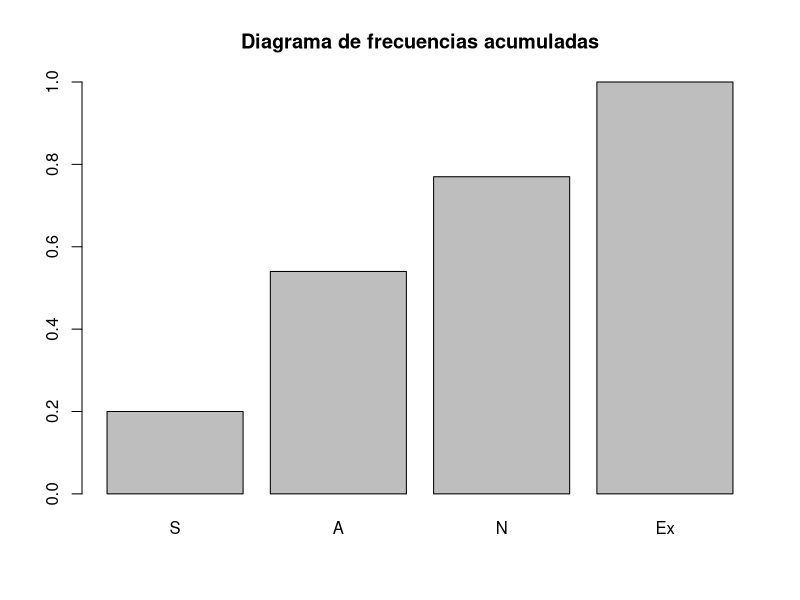
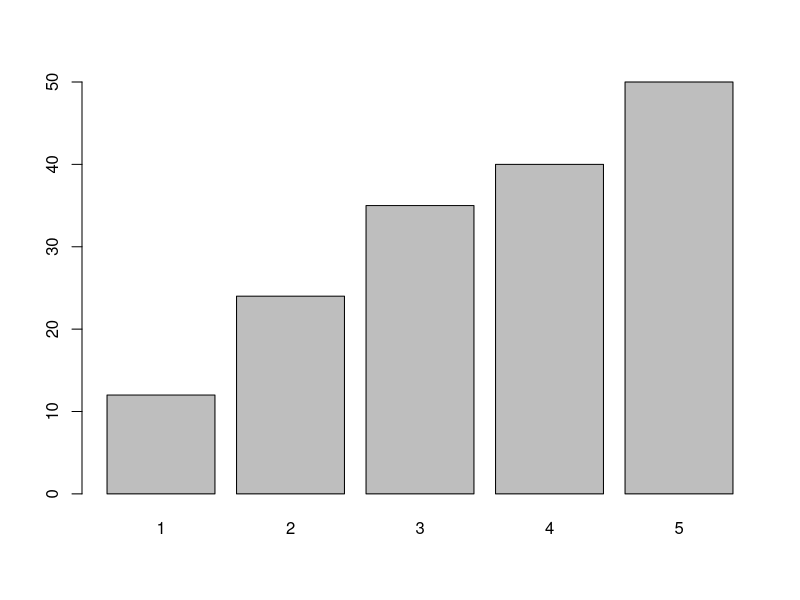
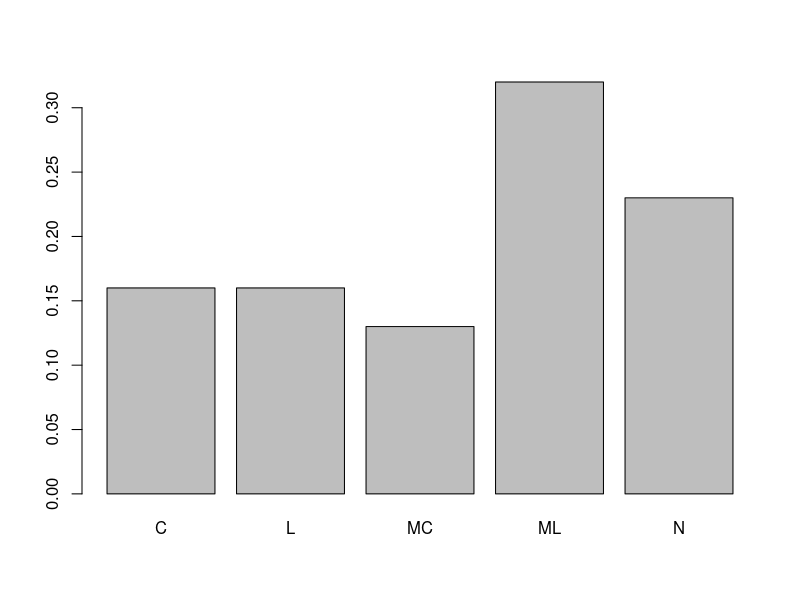
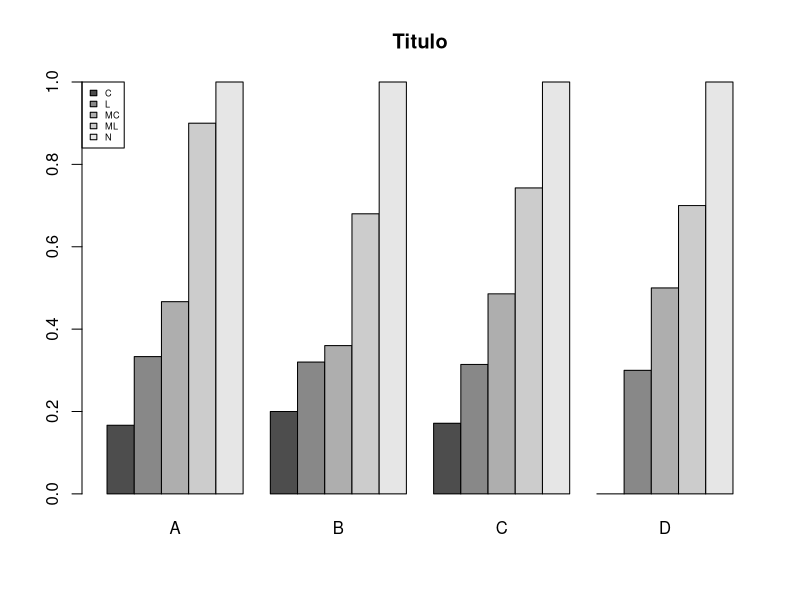

Write R code to recreate these figures, in order.
## ---- chunk 1
knitr::opts_chunk$set(echo = TRUE)
## ---- chunk 2
notas = ordered(sample(c("S","A","N","Ex"),size=100,replace=TRUE),levels=c("S","A","N","Ex"))
tnotas = table(notas)
tnotas
## ---- chunk 3
cumsum(tnotas) # Frecuencias absolutas acumuladas
## ---- chunk 4
cumsum(prop.table(tnotas))
barplot(cumsum(prop.table(tnotas)),main="Diagrama de frecuencias acumuladas")
## ---- chunk 5
set.seed(2018)
clientes = sample(1:5,50,replace=TRUE)
set.seed(NULL)
clientes

tclientes = table(clientes)
cumsum(tclientes)
barplot(cumsum(tclientes))
## ---- chunk 6
longitud = sample(c("MC","C","N","L","ML"),100,replace=TRUE)
tlongitud = table(longitud)
tlongitud
prop.table(tlongitud)
cumsum(tlongitud)
cumsum(prop.table(tlongitud))
barplot(prop.table(tlongitud))
## ---- chunk 7
zonas = rep(c("A","B","C","D"),c(30,25,35,10))
jirafas = data.frame(zonas,longitud)
str(jirafas)
head(jirafas)
t(apply(table(jirafas),MARGIN=1,FUN=cumsum)) # Se traspone para poner en filas las zonas
t(apply(prop.table(table(jirafas),margin=1),MARGIN=1,FUN=cumsum))
diagrama = apply(prop.table(table(jirafas),margin=1),MARGIN=1,FUN=cumsum)
barplot(diagrama,beside=TRUE,legend=TRUE,main="Titulo",args.legend=list(x="topleft",cex=0.55))
